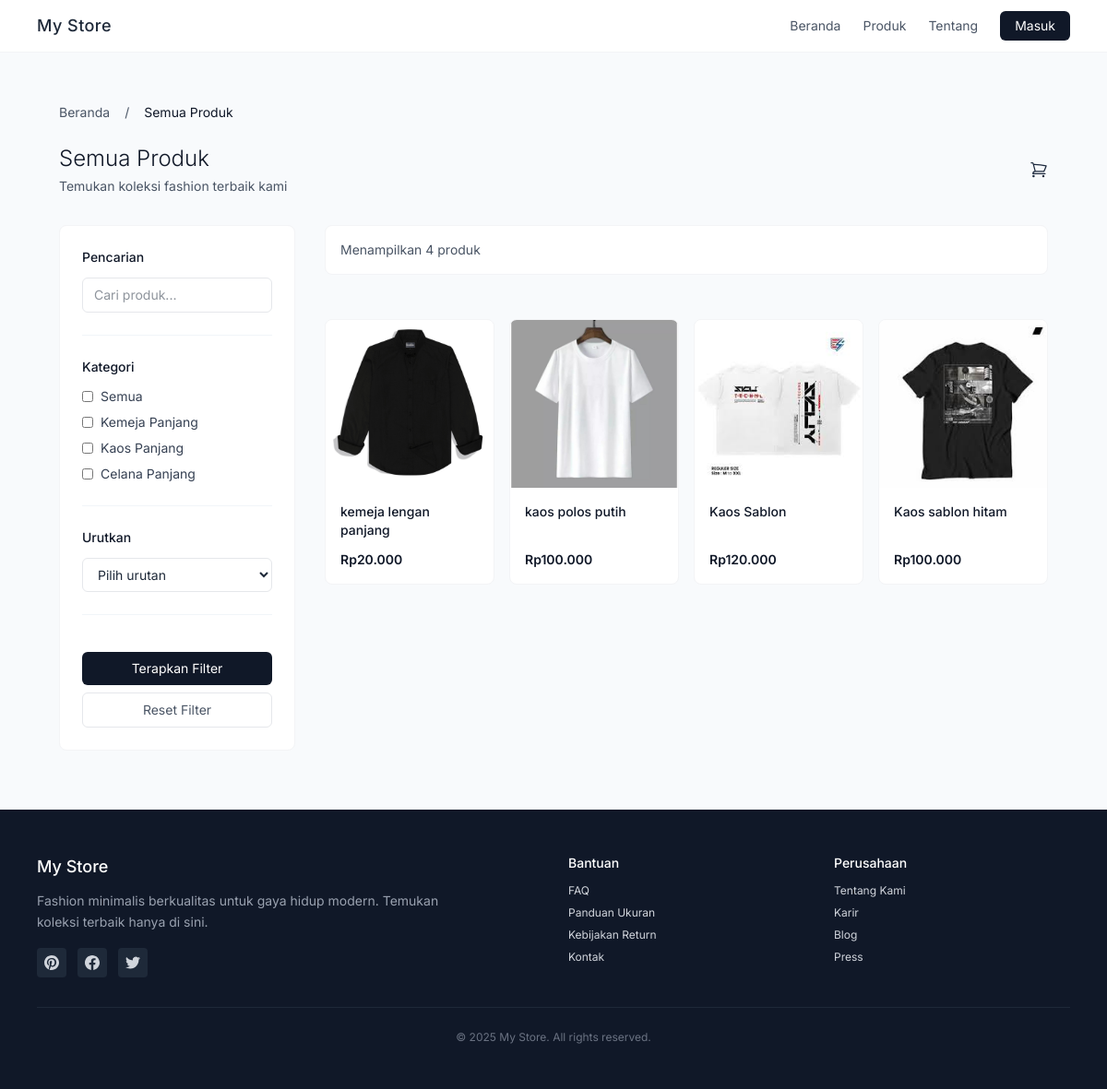
/store/products/, run on an earlier commit of the app's database.
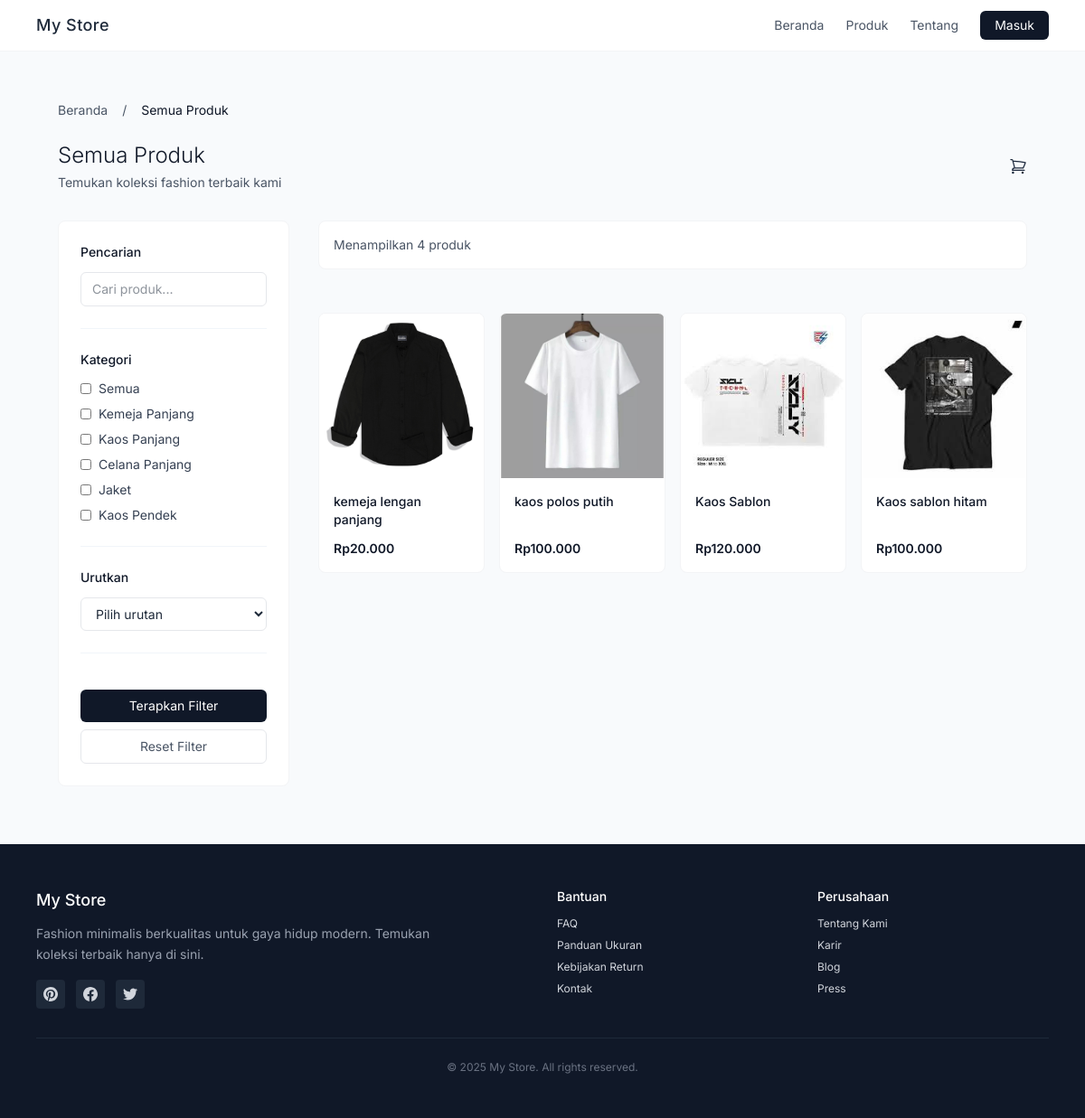
And on a later commit of the database.
### catalog/models.py (models this page shows, shortened)
class Category(models.Model):
    name = models.CharField(max_length=255)
    description = models.TextField(blank=True, null=True)
    created_at = models.DateTimeField(auto_now_add=True)
    updated_at = models.DateTimeField(auto_now=True)

class Products(models.Model):
    name = models.CharField(max_length=255)
    description = models.TextField()
    category = models.ForeignKey(Category, on_delete=models.CASCADE, null=True, blank=True)
    price = models.DecimalField(max_digits=10, decimal_places=2)
    stock = models.IntegerField()
    image = models.ImageField(upload_to='products/', blank=True, null=True)
    created_at = models.DateTimeField(auto_now_add=True)
    updated_at = models.DateTimeField(auto_now=True)

### store/views.py (the view)
# urls.py: path('store/products/', store_views.all_products, name='all_products'),
def all_products(request):
    products = Products.objects.all()
    categories = Category.objects.all()
    q = request.GET.get("q")
    if q:
        products = search_products(products, q)
    category_ids = [c for c in request.GET.getlist("categories") if c]
    selected_categories = []
    selected_category_objs = []
    if category_ids:
        products = products.filter(category_id__in=category_ids)
        selected_categories = list(map(int, category_ids))
        selected_category_objs = Category.objects.filter(id__in=selected_categories)
    sort = request.GET.get("sort")
    if sort == "price_asc":
        products = products.order_by("price")
    elif sort == "price_desc":
        products = products.order_by("-price")
    elif sort == "latest":
        products = products.order_by("-created_at")
    return render(request, "store/products.html", {
        "products": products,
        "categories": categories,
        "selected_categories": selected_categories,
        "selected_category_objs": selected_category_objs,
    })

### templates/store/products.html (shortened to what the changed rows need)
{% extends "store/base.html" %}
{% block content %}
{% load widget_tweaks %}
<div class="w-full">
    <div class="p-6 mt-6 sm:10 lg:p-16">
        <div class="flex flex-col md:flex-row md:items-center justify-between mb-8">
            <div class="flex flex-row justify-between w-full">
                <div>
                    <h1 class="text-2xl font-light text-gray-900 mb-1">Semua Produk</h1>
                </div>
            </div>
        </div>
        <div class="flex flex-col md:flex-row gap-8">
            <aside id="filterSidebar"
                class="w-full md:w-64 bg-white rounded-lg p-6 h-fit sticky top-6 border border-gray-100 hidden md:block">
                <form id="filterForm" method="get" action="">
                    <div class="filter-section">
                        <div class="space-y-2">
                            {% for cat in categories %}
                            <label class="flex items-center text-sm">
                                <input type="checkbox" name="categories" value="{{ cat.id }}" {% if cat.id in selected_categories %}checked{% endif %}
                                    class="w-3 h-3 text-gray-600 border-gray-300 focus:ring-gray-500 mr-2">
                                <span class="text-gray-700">{{ cat.name }}</span>
                            </label>
                            {% endfor %}
                        </div>
                    </div>
                </form>
            </aside>
            <main class="flex-1">
                <div class="grid grid-cols-2 sm:grid-cols-3 lg:grid-cols-4 xl:grid-cols-5 gap-4">
                    {% for product in products %}
                    <div
                        class="group bg-white rounded-lg overflow-hidden border border-gray-100 product-hover h-full flex flex-col">
                        <a href="{% url 'product_detail' pk=product.id %}" class="block flex-shrink-0">
                            <div class="relative overflow-hidden">
                                <img src="{{ product.image.url }}" alt="{{ product.name }}"
                                    class="w-full aspect-square object-cover group-hover:scale-105 transition-transform duration-300">
                            </div>
                        </a>
                        <div class="p-3 sm:p-4 flex-grow flex flex-col justify-between">
                            <a href="#" class="block">
                                <h3
                                    class="font-medium text-gray-900 mb-1 text-xs md:text-sm hover:text-gray-600 transition-colors line-clamp-2">
                                    {{ product.name }}
                                </h3>
                            </a>
                            <div class="flex items-center justify-between mt-2">
                                <span class="font-semibold text-gray-900 text-xs md:text-sm">
                                    Rp{{ product.price|floatformat:0 }}
                                </span>
                            </div>
                        </div>
                    </div>
                    {% endfor %}
                </div>
            </main>
        </div>
    </div>
</div>
{% endblock %}

What changed in the data, as far as the page shows it:
added Category: name "Jaket"
added Category: name "Kaos Pendek"
